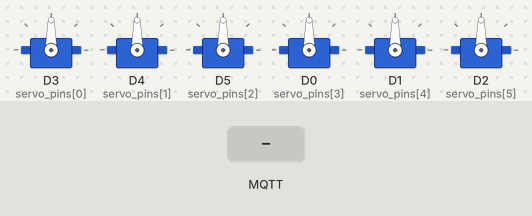
Simulated run of this sketch. Board: ESP8266 (NodeMCU). Shown: 6 × servo. The inputs (shaded band) are chosen by the test bench. WiFi joins after 1.5 s; servers stay silent unless stated; no MQTT or app messages arrive unless stated; what the sketch prints to the serial monitor is not drawn.

Above: at 2.7 s.
2.8 s: MQTT message "0" arrives on the first subscribed topic
At 3.7 s:
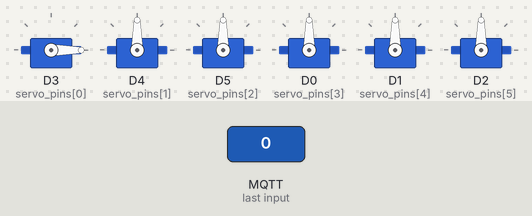
4.3 s: MQTT message "200" arrives on the first subscribed topic
At 4.9 s:
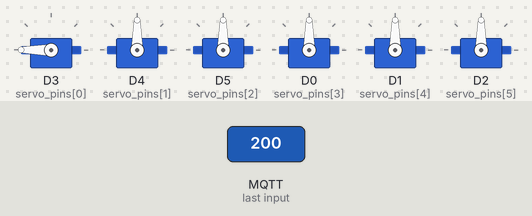
5.8 s: MQTT message "0" arrives on the second subscribed topic
At 7.0 s:
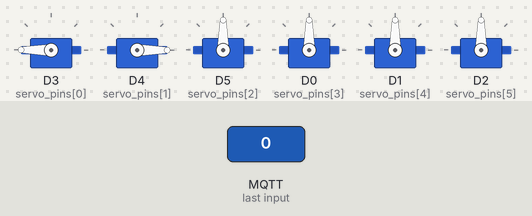
7.3 s: MQTT message "5" arrives on the first subscribed topic
At 8.4 s:
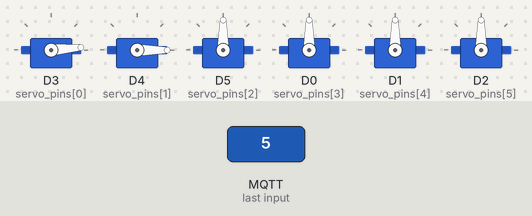
8.8 s: MQTT message "90" arrives on the first subscribed topic
At 9.5 s:
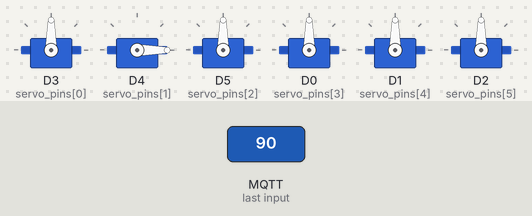
10.3 s: MQTT message "200" arrives on the second subscribed topic
At 10.6 s:
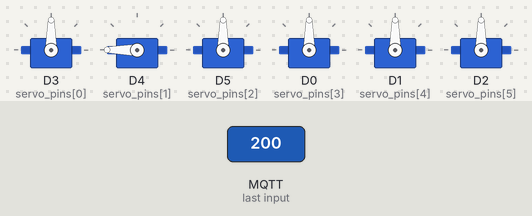
Timing chart, 0 to 12.8 s (numbered marks = the images above; inputs shaded):
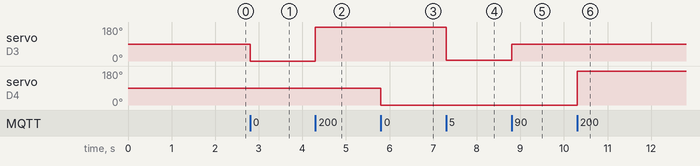

Measured:
- after the input at 2.8 s, servo on D3 (servo_pins[0]): 90° → 0° at once
- after the input at 4.3 s, servo on D3 (servo_pins[0]): 0° → 180° at once
- after the input at 5.8 s, servo on D4 (servo_pins[1]): 90° → 0° at once
- after the input at 7.3 s, servo on D3 (servo_pins[0]): 180° → 5° at once
- after the input at 8.8 s, servo on D3 (servo_pins[0]): 5° → 90° at once
- after the input at 10.3 s, servo on D4 (servo_pins[1]): 0° → 180° at once

The sketch:

esp8266.ino
```cpp
#include <ESP8266WiFi.h>
#include <PubSubClient.h>
#include <Servo.h>

// WiFi credentials
const char* ssid = "Home";
const char* password = "24102005";

// MQTT broker
const char* mqtt_server = "test.mosquitto.org";
const int mqtt_port = 1883;

// Servo objects
Servo servo1, servo2, servo3, servo4, servo5, servo6;

// NodeMCU pin assignments
const int servo_pins[6] = {D3, D4, D5, D0, D1, D2};
Servo* servos[6] = {&servo1, &servo2, &servo3, &servo4, &servo5, &servo6};

// MQTT topics
const char* topics[6] = {
    "robotic_arm/servo1",
    "robotic_arm/servo2",
    "robotic_arm/servo3",
    "robotic_arm/servo4",
    "robotic_arm/servo5",
    "robotic_arm/servo6"
};

WiFiClient espClient;
PubSubClient client(espClient);

void setup() {
    Serial.begin(115200);

    // Attach each servo to its respective pin
    for (int i = 0; i < 6; i++) {
        servos[i]->attach(servo_pins[i]);
    }

    // Connect to WiFi
    WiFi.begin(ssid, password);
    Serial.print("Connecting to WiFi");
    while (WiFi.status() != WL_CONNECTED) {
        delay(500);
        Serial.print(".");
    }
    Serial.println("\nWiFi connected");

    // Connect to MQTT broker
    client.setServer(mqtt_server, mqtt_port);
    client.setCallback(callback);

    reconnect();
}

void reconnect() {
    while (!client.connected()) {
        Serial.print("Attempting MQTT connection...");
        if (client.connect("NodeMCU_RobotArm")) {
            Serial.println("connected");
            for (int i = 0; i < 6; i++) {
                client.subscribe(topics[i]);
            }
        } else {
            Serial.print("failed, rc=");
            Serial.print(client.state());
            Serial.println(" retrying in 5 seconds");
            delay(5000);
        }
    }
}

void callback(char* topic, byte* payload, unsigned int length) {
    payload[length] = '\0'; // Null-terminate payload
    int value = atoi((char*)payload); // Convert payload to int
    value = constrain(value, 0, 180);

    for (int i = 0; i < 6; i++) {
        if (strcmp(topic, topics[i]) == 0) {
            Serial.printf("Servo %d set to %d\n", i + 1, value);
            servos[i]->write(value);
            break;
        }
    }
}

void loop() {
    if (!client.connected()) {
        reconnect();
    }
    client.loop();
}
```
